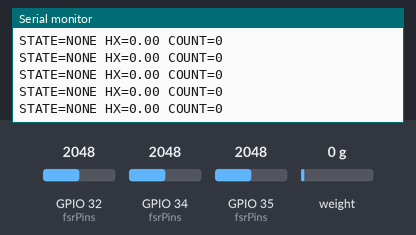
The sketch below on a simulated ESP32. Parts: the last lines printed to the serial monitor. Inputs (shaded band) come from the test bench; at power-on: weight on the scale 0 g, GPIO 32 (fsrPins) = 2048, GPIO 34 (fsrPins) = 2048, GPIO 35 (fsrPins) = 2048 (analog values on the 0–4095 scale).

Above: at 5.2 s.
5.3 s: weight on the scale set to 100 g
At 5.51 s:
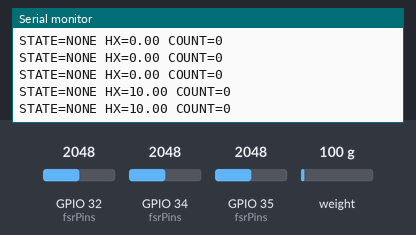
6.8 s: weight on the scale set to 1250 g
At 6.8 s:
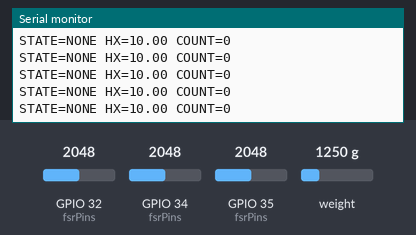
Timing chart, 0 to 9.8 s (numbered marks = the images above; inputs shaded):
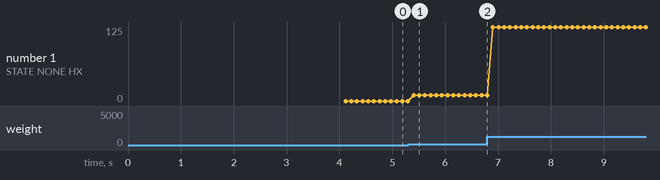

The sketch:

HRX_Weight_Sensor_FSR_Pressure_Sensor.ino
```cpp
#include "HX711.h"

// =================================================
// HX711 CONFIG
// =================================================
#define HX711_DOUT 19
#define HX711_SCK  18

HX711 scale;

float calibration_factor = 4200.0;
long zero_offset = 0;

// HX peak detection
float peakValue = 0.0;
float lastValue = 0.0;

#define FALL_CONFIRM 2
#define NOISE_THRESH 1.0
int fallCount = 0;

// HX idle recalibration
#define IDLE_VARIATION  2.0
#define IDLE_TIME_MS   60000UL

float idleMin = 1e9;
float idleMax = -1e9;
unsigned long idleStartTime = 0;
bool idleActive = false;

// HX event control
bool hxCaptureActive = false;
bool centrePending = false;
bool eventReady = false;

// 🔑 HX GATE
#define HX_GATE_THRESHOLD 40.0
bool hxGateOpen = false;

float lastPressurePeak = 0.0;
float currentHXValue = 0.0;

// HX timeout
unsigned long hxCaptureStartTime = 0;
#define HX_CAPTURE_TIMEOUT_MS 1200

// =================================================
// FSR CONFIG
// =================================================
const int fsrPins[3] = {34, 35, 32};   // Right, Centre, Left
const float FORCE_THRESHOLD[3] = {90000, 5000, 4000};

const float Vcc = 3.3;
const float Rfixed = 47000.0;
float K[3] = {150000.0, 150000.0, 150000.0};
float zeroOffsetFSR[3] = {0, 0, 0};

const int NUM_SAMPLES = 20;

bool systemLocked = false;
String currentStatus = "NONE";
String lastStatus = "NONE";
int centreCount = 0;

// =================================================
// HX711 FUNCTIONS
// =================================================
void recalibrateZeroHX711() {
  long sum = 0;
  for (int i = 0; i < 20; i++) {
    while (!scale.is_ready());
    sum += scale.read();
  }
  zero_offset = sum / 20;
}

float readHX711Value() {
  long raw = scale.read();
  float value = (raw - zero_offset) / calibration_factor;
  return abs(value);
}

void handleHX711Peak(float value) {

  if (!hxCaptureActive) return;

  // 🔑 Gate opens ONLY after threshold
  if (!hxGateOpen) {
    if (value >= HX_GATE_THRESHOLD) {
      hxGateOpen = true;
      peakValue = value;
      lastValue = value;
      fallCount = 0;
      Serial.println("🔓 HX GATE OPENED");
    }
    return; // ignore until gate opens
  }

  // Normal peak detection AFTER gate
  if (value > peakValue) {
    peakValue = value;
    fallCount = 0;
  }
  else if (value < lastValue - NOISE_THRESH) {
    fallCount++;
    if (fallCount >= FALL_CONFIRM) {

      lastPressurePeak = peakValue;

      Serial.print(">>> HX PEAK: ");
      Serial.println(lastPressurePeak, 2);

      hxCaptureActive = false;
      centrePending = false;
      eventReady = true;
      centreCount++;

      peakValue = 0;
      fallCount = 0;
    }
  }

  lastValue = value;
}

// =================================================
// FSR FUNCTIONS (UNCHANGED)
// =================================================
float readAveragedADC(int pin) {
  long sum = 0;
  for (int i = 0; i < NUM_SAMPLES; i++) sum += analogRead(pin);
  return sum / (float)NUM_SAMPLES;
}

void calibrateFSR() {
  delay(2000);
  for (int i = 0; i < 3; i++) {
    float adc = readAveragedADC(fsrPins[i]);
    float voltage = (adc / 4095.0) * Vcc;
    if (voltage > 0.01) {
      float Rsensor = Rfixed * ((Vcc / voltage) - 1.0);
      zeroOffsetFSR[i] = 1.0 / Rsensor;
    }
  }
}

void handleFSR() {

  float forces[3] = {0, 0, 0};
  currentStatus = "NONE";

  for (int i = 0; i < 3; i++) {
    float adc = readAveragedADC(fsrPins[i]);
    float voltage = (adc / 4095.0) * Vcc;

    if (voltage > 0.05) {
      float Rsensor = Rfixed * ((Vcc / voltage) - 1.0);
      float conductance = (1.0 / Rsensor) - zeroOffsetFSR[i];
      if (conductance < 0) conductance = 0;
      forces[i] = conductance * K[i];
    }
  }

  if (!systemLocked) {
    if (forces[1] > FORCE_THRESHOLD[1]) {
      currentStatus = "CENTRE";
      systemLocked = true;
    }
  }
  else {
    if (forces[0] < FORCE_THRESHOLD[0] &&
        forces[1] < FORCE_THRESHOLD[1] &&
        forces[2] < FORCE_THRESHOLD[2]) {
      systemLocked = false;
    }
  }
}

// =================================================
// SETUP
// =================================================
void setup() {
  Serial.begin(115200);
  scale.begin(HX711_DOUT, HX711_SCK);
  recalibrateZeroHX711();

  analogReadResolution(12);
  analogSetAttenuation(ADC_11db);
  calibrateFSR();
}

// =================================================
// LOOP
// =================================================
unsigned long lastFSRTime = 0;
unsigned long lastPrint = 0;

void loop() {

  // HX
  if (scale.is_ready()) {
    float v = readHX711Value();
    currentHXValue = v;
    handleHX711Peak(v);
  }

  // FSR
  if (millis() - lastFSRTime > 25) {
    lastFSRTime = millis();
    handleFSR();
  }

  // CENTRE trigger
  if (currentStatus == "CENTRE" && lastStatus != "CENTRE") {
    if (!centrePending) {
      centrePending = true;
      hxCaptureActive = true;
      hxGateOpen = false;
      peakValue = 0;
      fallCount = 0;
      hxCaptureStartTime = millis();
      Serial.println("🎯 CENTRE → WAITING FOR HX >= 40");
    }
  }

  // Timeout discard if gate never opened
  if (hxCaptureActive &&
      !hxGateOpen &&
      millis() - hxCaptureStartTime > HX_CAPTURE_TIMEOUT_MS) {

    Serial.println("❌ HX NEVER CROSSED 40 → EVENT DISCARDED");

    hxCaptureActive = false;
    centrePending = false;
    hxGateOpen = false;
  }

  // JSON
  if (eventReady) {
    String json = "{";
    json += "\"pressure\":" + String(lastPressurePeak, 2) + ",";
    json += "\"status\":\"CENTRE\",";
    json += "\"count\":" + String(centreCount);
    json += "}";
    Serial.println(json);
    eventReady = false;
  }

  // Debug print
  if (millis() - lastPrint > 50) {
    lastPrint = millis();
    Serial.print("STATE=");
    Serial.print(currentStatus);
    Serial.print(" HX=");
    Serial.print(currentHXValue, 2);
    Serial.print(" COUNT=");
    Serial.println(centreCount);
  }

  lastStatus = currentStatus;
}
```

Measured:
- after the input at 5.3 s, the serial monitor: prints a new line after 0.10 s (image 1)
- plotted number 1: 0 → 10 after the input at 5.3 s, 10 → 125 after the input at 6.8 s
